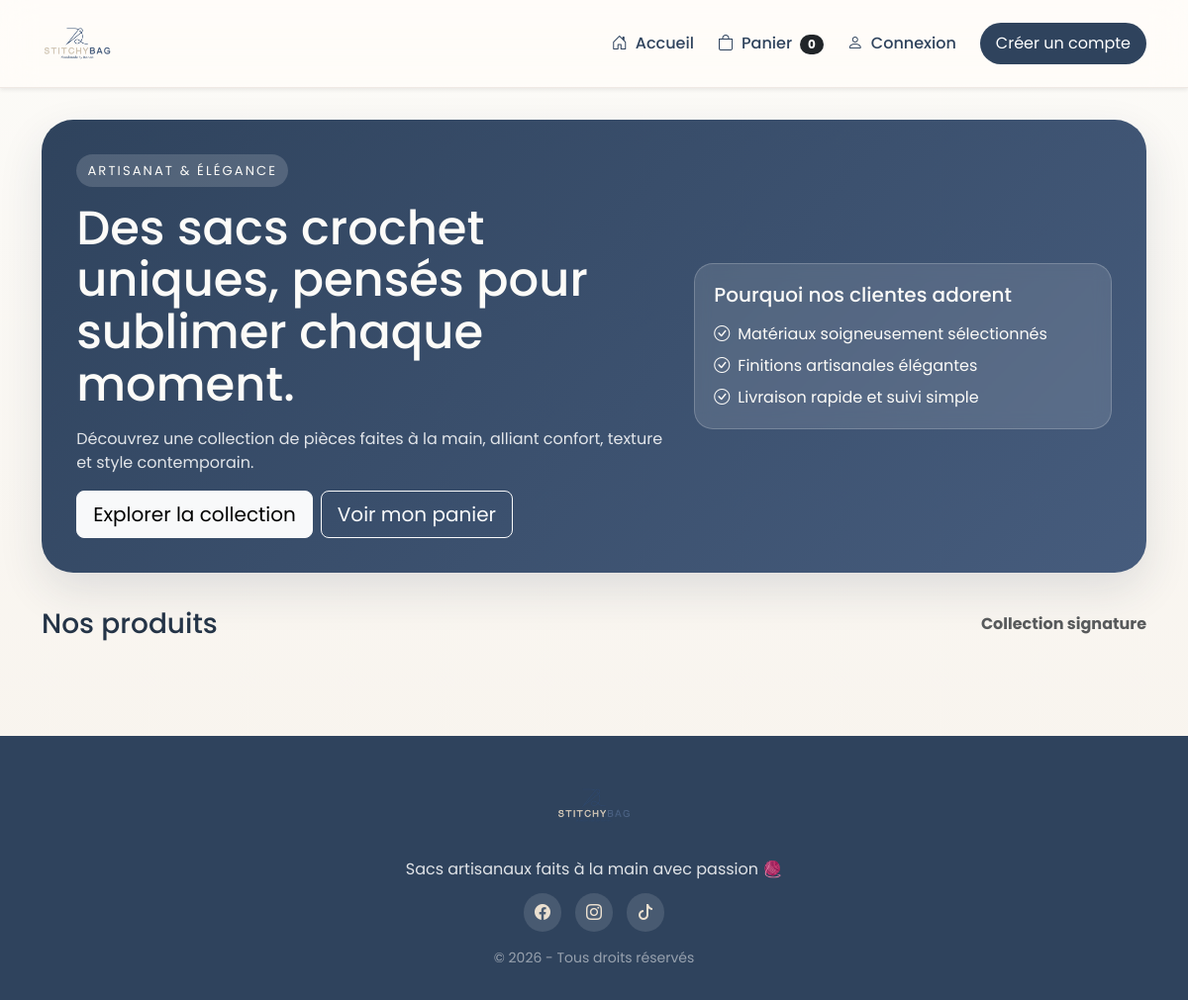
The app's page /, older data.
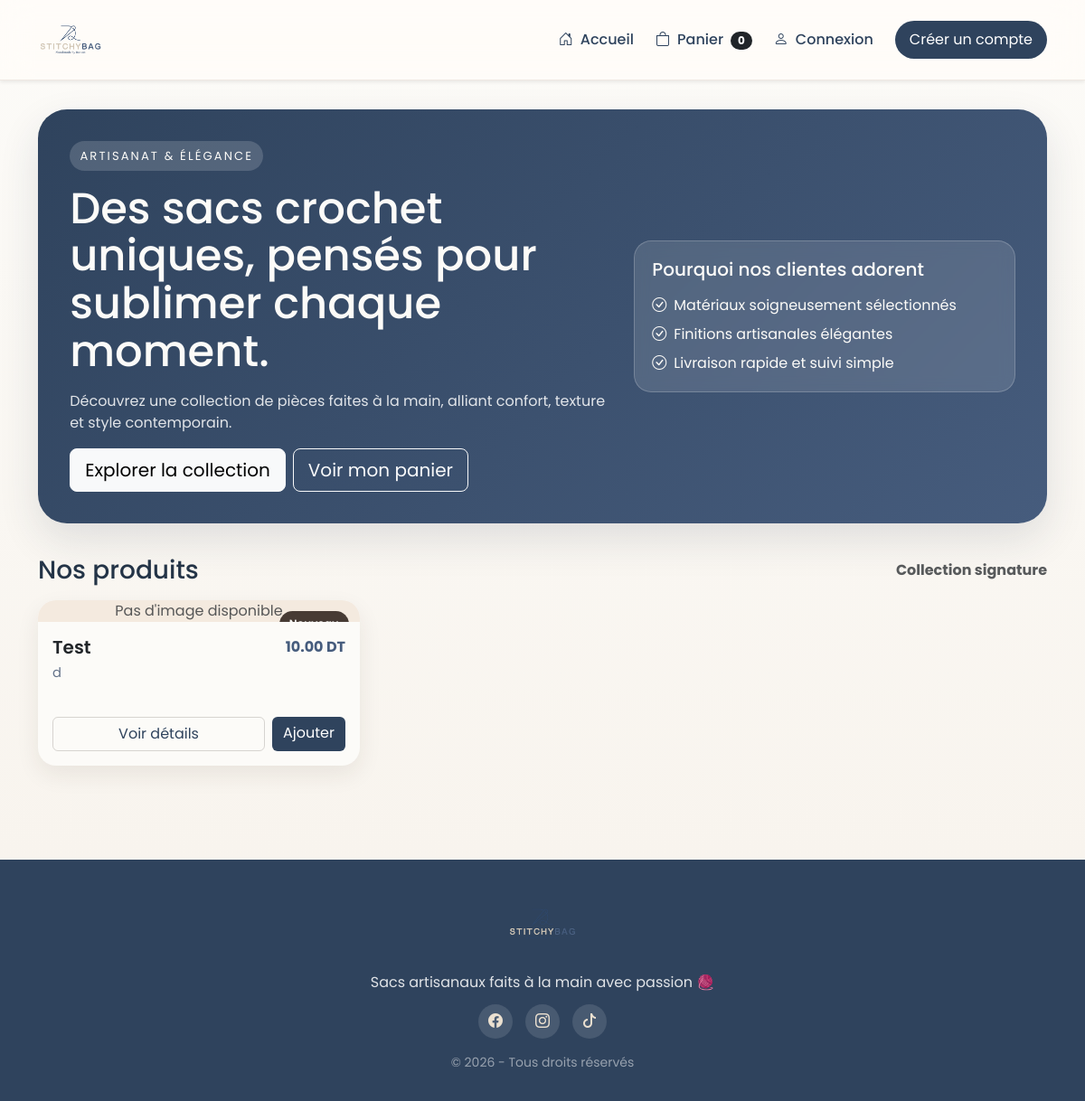
The same page, newer data.
### shop/models.py (models this page shows, shortened)
class Product(models.Model):
    name = models.CharField(max_length=200)
    description = models.TextField()
    price = models.DecimalField(
        max_digits=10,
        decimal_places=2
    )
    stock = models.PositiveIntegerField(default=0)
    created_at = models.DateTimeField(
        auto_now_add=True
    )
    class Meta:
        ordering = ['-created_at']

### shop/views.py (the view)
# urls.py: 2. Add a URL to urlpatterns:  path('', views.home, name='home')
def home(request):
    products = Product.objects.all().order_by('-created_at')
    paginator = Paginator(products, 9)
    page_number = request.GET.get("page")
    products_page = paginator.get_page(page_number)
    return render(
        request,
        "shop/home.html",
        {
            "products": products_page,
        }
    )

### shop/cart.py (called while the page is built)
    def __len__(self):
        return sum(self.cart.values())

### shop/context_processors.py (called while the page is built)
def cart_count(request):
    cart = Cart(request)
    return {
        "cart_count": len(cart)
    }

### templates/shop/home.html (shortened to what this page needs)
{% extends 'base.html' %}
{% block content %}
<div class="hero-section mb-4">
    <div class="row align-items-center g-4">
        <div class="col-lg-7">
            <span class="eyebrow">Artisanat & élégance</span>
            <h1>Des sacs crochet uniques, pensés pour sublimer chaque moment.</h1>
            <p>Découvrez une collection de pièces faites à la main, alliant confort, texture et style contemporain.</p>
            <div class="d-flex flex-wrap gap-2 mt-3">
                <a href="#products" class="btn btn-light btn-lg">Explorer la collection</a>
                <a href="{% url 'cart' %}" class="btn btn-outline-light btn-lg">Voir mon panier</a>
            </div>
        </div>
        <div class="col-lg-5">
            <div class="hero-card">
                <h5 class="mb-3">Pourquoi nos clientes adorent</h5>
                <ul class="list-unstyled mb-0">
                    <li class="mb-2"><i class="bi bi-check-circle me-2"></i>Matériaux soigneusement sélectionnés</li>
                    <li class="mb-2"><i class="bi bi-check-circle me-2"></i>Finitions artisanales élégantes</li>
                    <li><i class="bi bi-check-circle me-2"></i>Livraison rapide et suivi simple</li>
                </ul>
            </div>
        </div>
    </div>
</div>
<div class="section-title d-flex justify-content-between align-items-center">
    <h3 class="mb-0">Nos produits</h3>
    <span class="text-muted">Collection signature</span>
</div>
<div id="products" class="row g-4">
    {% for product in products %}
    <div class="col-md-6 col-lg-4">
        <div class="card product-card h-100">
            <div class="product-image-wrap">
                {% if product.images.first %}
                <img src="{{ product.images.first.image.url }}" alt="{{ product.name }}">
                {% else %}
                <div class="d-flex align-items-center justify-content-center h-100 text-muted" style="height: 260px; background: #f4eadf;">
                    Pas d'image disponible
                </div>
                {% endif %}
                <span class="product-badge">Nouveau</span>
            </div>
            <div class="card-body d-flex flex-column">
                <div class="d-flex justify-content-between align-items-start gap-2">
                    <h5 class="product-title">{{ product.name }}</h5>
                    <span class="product-price">{{ product.price }} DT</span>
                </div>
                <p class="product-description">{{ product.description|truncatechars:90 }}</p>
                <div class="mt-auto d-flex gap-2">
                    <a href="{% url 'product_detail' product.id %}" class="btn btn-outline-dark flex-grow-1">Voir détails</a>
                    <a href="{% url 'cart_add' product.id %}" class="btn btn-dark">Ajouter</a>
                </div>
            </div>
        </div>
    </div>
    {% endfor %}
</div>
{% endblock %}

Row changes from the older to the newer data that the page shows:
added Product: shows "Pas d'image disponible", name "Test", price "10.00", description "d"
